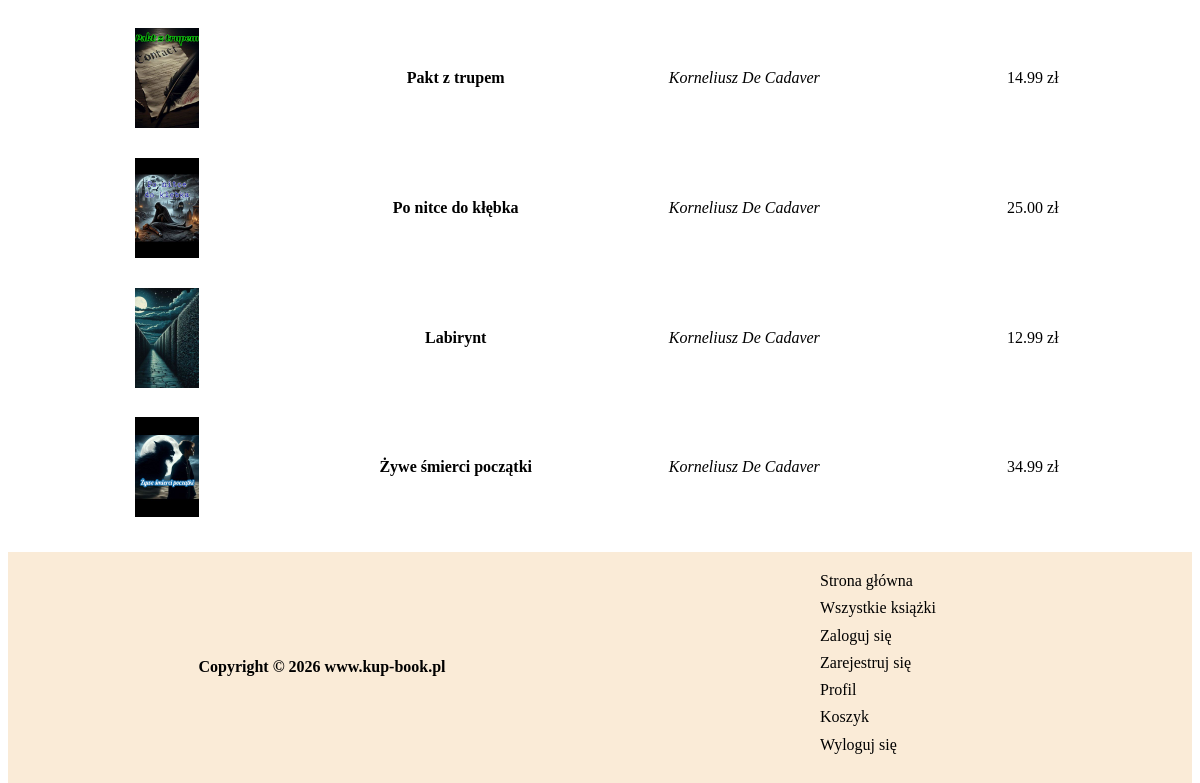
The page /search/?search=Wyszukaj (lower part) on the database as committed earlier.
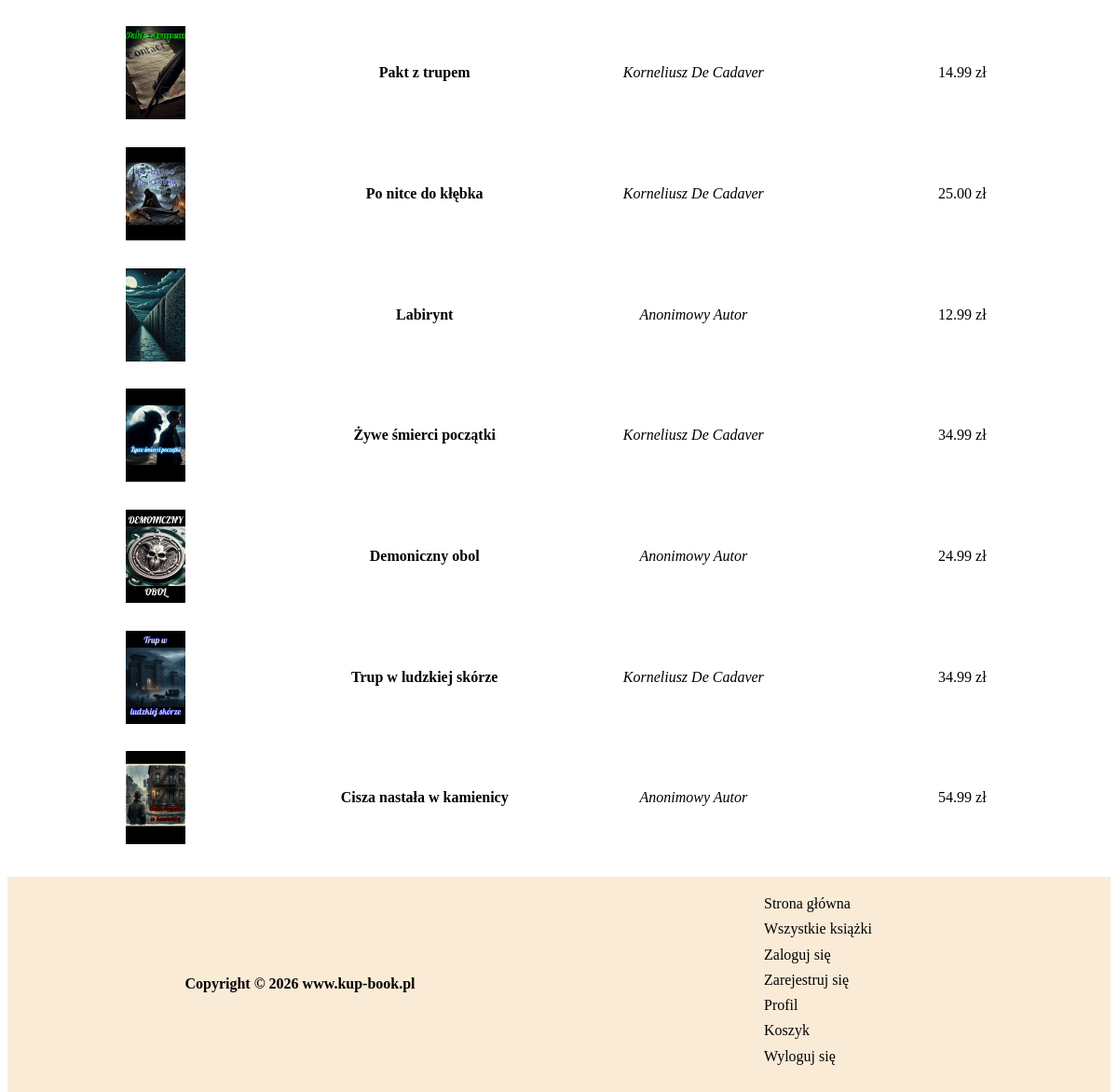
The same page on the database as committed later.
### tables this page shows
CREATE TABLE `books` (
  `id` int(11) NOT NULL,
  `title` varchar(100) NOT NULL,
  `author` varchar(100) DEFAULT NULL,
  `description` text DEFAULT NULL,
  `price` decimal(5,2) NOT NULL,
  `file_path` text NOT NULL,
  `cover` varchar(1000) NOT NULL
);

### components/search_books.php (the view, shortened to what this page needs)
<?php
    $connection = mysqli_connect("127.0.0.1","root","");
    mysqli_select_db($connection,"kup_book");
    $search = $_GET['search'];
    $min_price = isset($_GET['minimal_price']) && $_GET['minimal_price'] !== '' ? (float)$_GET['minimal_price'] : 0;
    $max_price = isset($_GET['maximal_price']) && $_GET['maximal_price'] !== '' ? (float)$_GET['maximal_price'] : 999999;
    if ($search == 'Wyszukaj') {
        $sql = "SELECT id, title, author, price, cover FROM books WHERE price BETWEEN $min_price AND $max_price";
    } else {
        $sql = "SELECT id, title, author, price, cover FROM books WHERE
            (title LIKE '%$search%' OR author LIKE '%$search%' OR description LIKE '%$search%')
            AND price BETWEEN $min_price AND $max_price";
    }
    $query = mysqli_query($connection, $sql);
    if ($query && mysqli_num_rows($query) > 0) {
        $wynik = mysqli_fetch_all($query, MYSQLI_ASSOC);
        foreach ($wynik as $row) {
            echo "<a href='/bookshop/book/?book_name=$row[id]'>";
                echo "<div>";
                    echo "<img src='$row[cover]' alt='$row[title]'>";
                    echo "<strong>$row[title]</strong>";
                    echo "<em>$row[author]</em>";
                    echo "<span>$row[price] zł</span>";
                echo "</div>";
            echo "</a>";
        }
    } else {
        Echo "<p>Brak wyników spełniających kryteria.</p>";
    }
?>

### search/index.php (shortened to what this page needs)
<?php
    $connection = mysqli_connect("127.0.0.1","root","");
    mysqli_select_db($connection,"kup_book");
?>
<!DOCTYPE html>
<html lang="pl">
<head>
    <link rel="stylesheet" href="/bookshop/style/style.css">
</head>
<body>
    <main id="main_search">
        <?php
            if (!isset($_GET['search'])) {
                header("Refresh: 0, url=/bookshop/search/?search=Wyszukaj");
            } else {
                $search = $_GET['search'];
                if ($search == "Wyszukaj") {
                    $query = mysqli_query($connection,"SELECT id, title, author, price, cover FROM books;");
                }
            }
        ?>
        <div id='books_container'>
            <?php
                require ($_SERVER['DOCUMENT_ROOT']."/bookshop/components/search_books.php");
            ?>
        </div>
    </main>
    <?php
        require ($_SERVER['DOCUMENT_ROOT']."/bookshop/components/footer.php");
    ?>
</body>
</html>

### components/footer.php
<div class="footer">
    <footer>
        <div>
            <strong>Copyright &#169; 2026 <a href="/bookshop">www.kup-book.pl</a></strong>
        </div>
        <nav aria-label="Footer menu">
            <a href="/bookshop">Strona główna</a>
            <a href="/bookshop/search/?search=Wyszukaj">Wszystkie książki</a>
            <a href="/bookshop/login/?logging_site=logowanie">Zaloguj się</a>
            <a href="/bookshop/login/?logging_site=rejestracja">Zarejestruj się</a>
            <a href="/bookshop/profile/">Profil</a>
            <a href="/bookshop/cart/">Koszyk</a>
            <a href="/bookshop/components/logout.php/">Wyloguj się</a>
        </nav>
    </footer>
</div>

### style/style.css (style rules this page uses)
body { top: -8px; position: relative; }
body > div > * { padding: 0 16px; box-sizing: border-box; }
#main_search { margin: 0 auto; }
#main_search a div { display: grid; grid-template-columns: 1fr 1fr 1fr 1fr; justify-items: center; align-items: center; padding: 1%; border: 3px solid white; }
#main_search a { color: black; text-decoration: none; }
#main_search a div img { max-height: 100px; width: auto; }
body > div.footer { background-color: antiquewhite; padding: 20px; margin: 20px 0px -16px 0px; box-sizing: border-box; }
body > div.footer > footer { display: grid; align-items: center; justify-items: center; }
body > div.footer > footer > nav { display: grid; grid-template-columns: 1fr; }
body > div.footer > footer > nav a { padding-bottom: 8%; }
@media only screen and (min-width: 601px) { body > div > * { max-width: 1200px; margin: 0 auto; } }
@media only screen and (min-width: 601px) { #main_search { max-width: 1200px; } }
@media only screen and (min-width: 601px) { body > div.footer { min-height: 50px; } }
@media only screen and (min-width: 601px) { body > div.footer > footer { grid-template-columns: 1fr 1fr; } }
@media only screen and (min-width: 601px) { body > div.footer > footer a { color: black; text-decoration: none; } }

Rows that differ between the two databases and show on the page:
changed books "Labirynt": author "Korneliusz De Cadaver" → "Anonimowy Autor"
added books: cover (picture), title "Demoniczny obol", author "Anonimowy Autor", price "24.99"
added books: cover (picture), title "Trup w ludzkiej skórze", author "Korneliusz De Cadaver", price "34.99"
added books: cover (picture), title "Cisza nastała w kamienicy", author "Anonimowy Autor", price "54.99"
